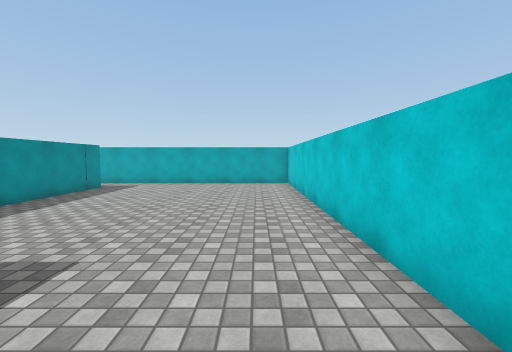
view 1 (above)

22 first-person views from a walk through a scene from a Unity 3-D project. The camera is 1.4 m above the floor, tilts 4° down and sees 90° across. The floor is counted in squares, 1 m on a side. Each view is taken from the middle of a square. On the plan, view 1 faces up. The plan holds only what a view shows up to about 13 squares ahead; the rest is blank. The place goes on beyond the plan. The player character is not drawn. Door leaves are left out, so doorways stand open. Surface patterns are stand-ins for the level's own textures.

view 2
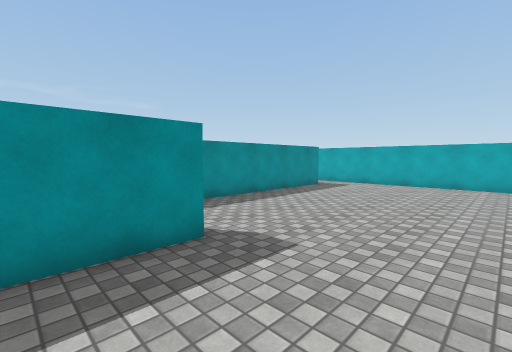

view 3
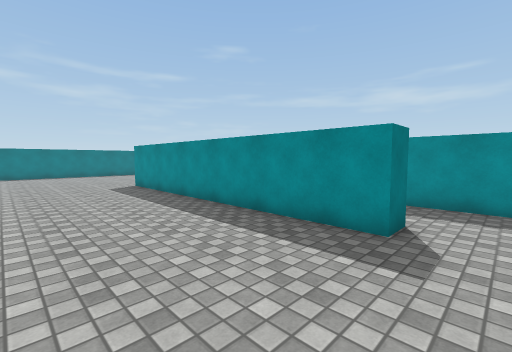

view 4
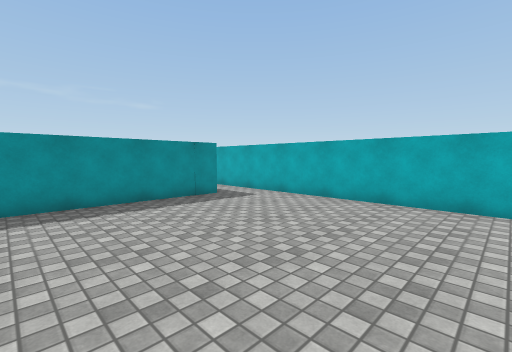

view 5
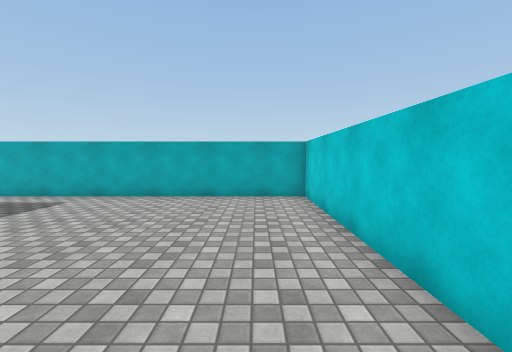

view 6
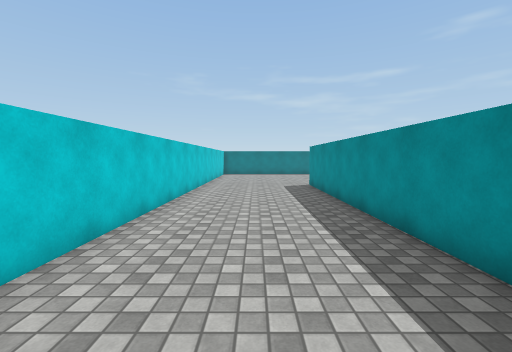

view 7
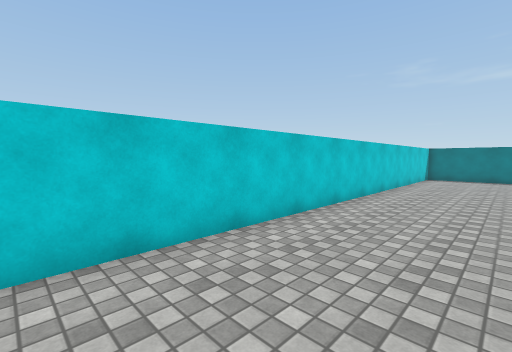

view 8
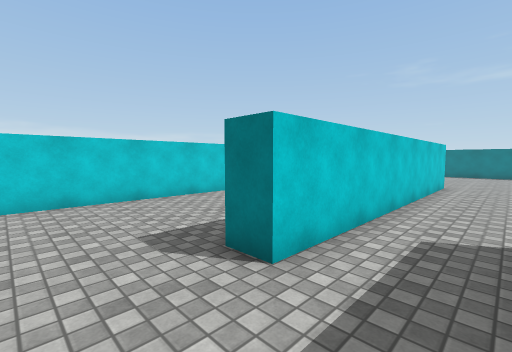

view 9
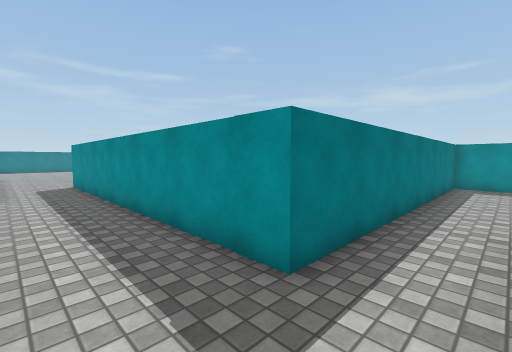

view 10
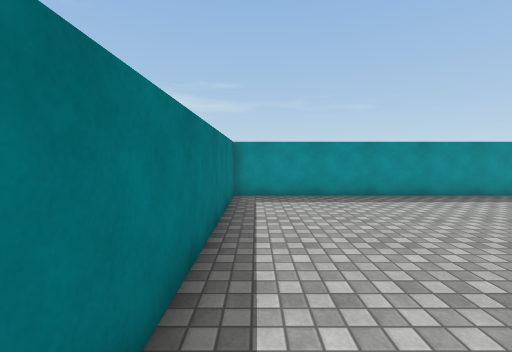

view 11
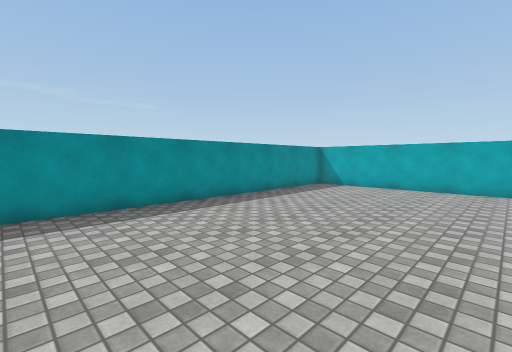

view 12
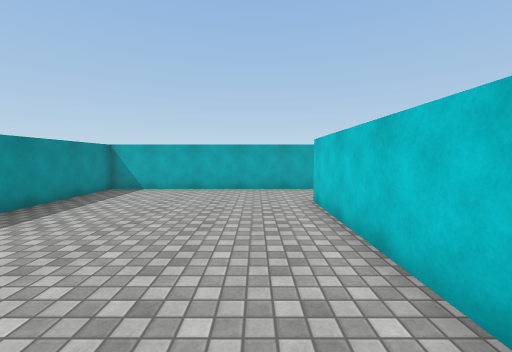

view 13
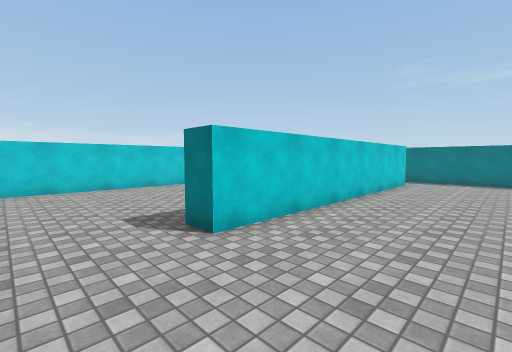

view 14
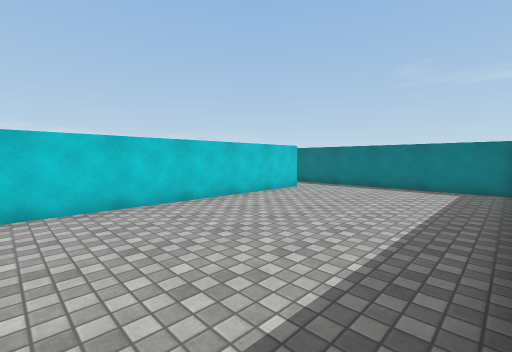

view 15
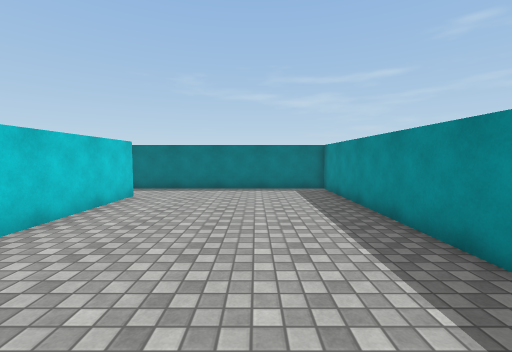

view 16
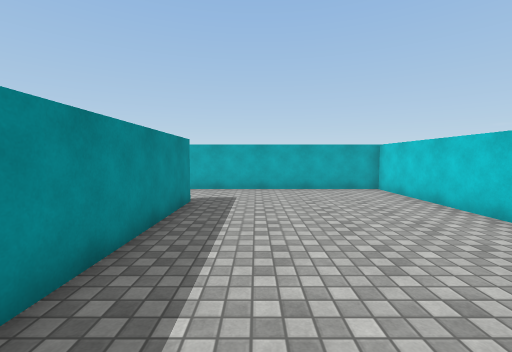

view 17
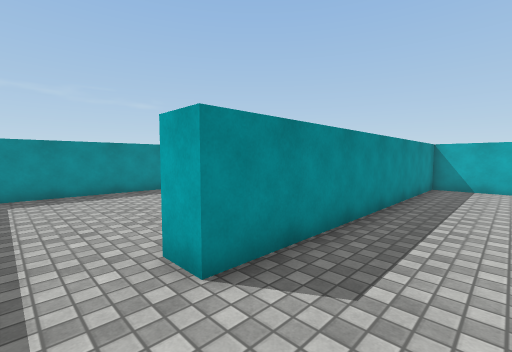

view 18
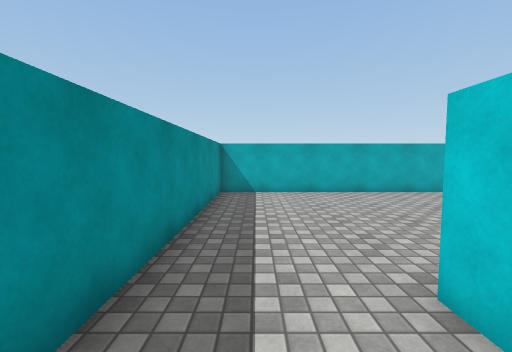

view 19
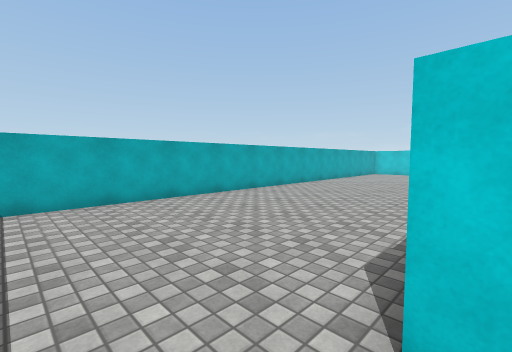

view 20
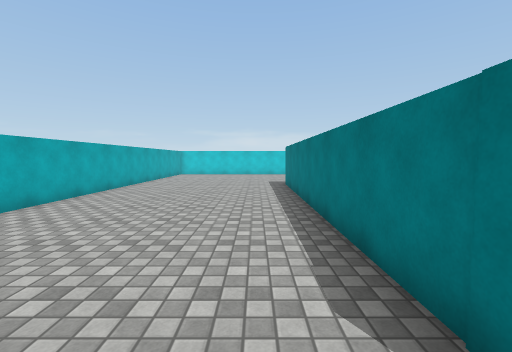

view 21
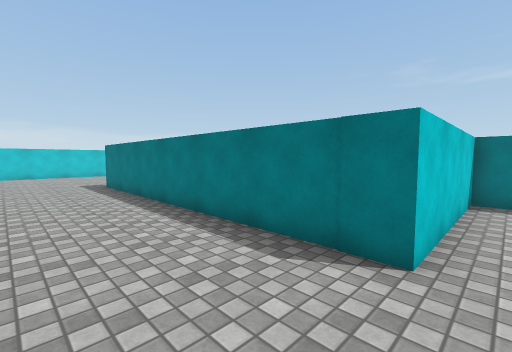

view 22
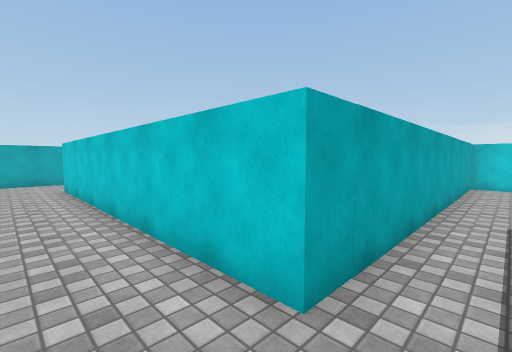

### Floor plan
Points are (right, up) in squares from view 1. A wall is a line through its corners. A room is listed if a view was taken in it or the views show most of it. See-through windows are left out.
Room 1 (views 1, 2, 3, 4, 5, 6, 7, 8, 9, 10)
walls: (-4.8, -1.5) (-4.8, 2.5) (-3.8, 2.5) (-3.8, -9.5); (-12.6, 12.2) (-7.4, 12.2) (-7.4, -0.8); (1.8, -11.5) (1.8, 14.3) (-11.1, 14.3)
ways out: opening at (-12, 13.5) to room 2; opening at (-6.5, -0.5); opening at (-4.5, -10.5)
Room 2 (views 11, 12, 13, 14, 15, 16, 22)
walls: (-11.1, 14.3) (-11.1, 26.3) (-10.1, 26.3) (-10.1, 15.2) (-2.4, 15.2); (-2.5, 17.6) (-2.5, 29.5) (-19.5, 29.5) (-19.5, 12.2) (-12.6, 12.2)
ways out: opening at (-12, 13.5) to room 1; opening at (-2, 16.5) to room 3
Room 3 (views 17, 18, 19, 20, 21)
walls: (10.5, 29.5) (-1.5, 29.5) (-1.5, 17.6) (-2.5, 17.6); (0.9, 15.2) (1.8, 15.2) (1.8, 21.4) (10.5, 21.4); (-2.4, 15.2) (-1.2, 15.2)
ways out: opening at (-2, 16.5) to room 2

Where each view was taken, in squares from view 1:
view 1: 0 up, 0 right, facing up
view 2: 0 up, 0 right, facing up-left
view 3: 4 up, 1 right, facing down-left
view 4: 6 up, 1 right, facing up-left
view 5: 5 up, 0 right, facing up
view 6: 4 up, 1 left, facing down
view 7: 1 up, 2 left, facing down-right
view 8: 5 up, 7 left, facing down-right
view 9: 14 up, 5 left, facing down-left
view 10: 13 up, 10 left, facing left
view 11: 17 up, 12 left, facing up-left
view 12: 18 up, 13 left, facing up
view 13: 29 up, 15 left, facing down-right
view 14: 28 up, 10 left, facing down-right
view 15: 27 up, 7 left, facing down
view 16: 18 up, 8 left, facing up
view 17: 16 up, 1 right, facing up-left
view 18: 19 up, 0 right, facing up
view 19: 21 up, 0 right, facing up-right
view 20: 23 up, 1 right, facing right
view 21: 25 up, 1 right, facing down-right
view 22: 13 up, 13 left, facing up-right
